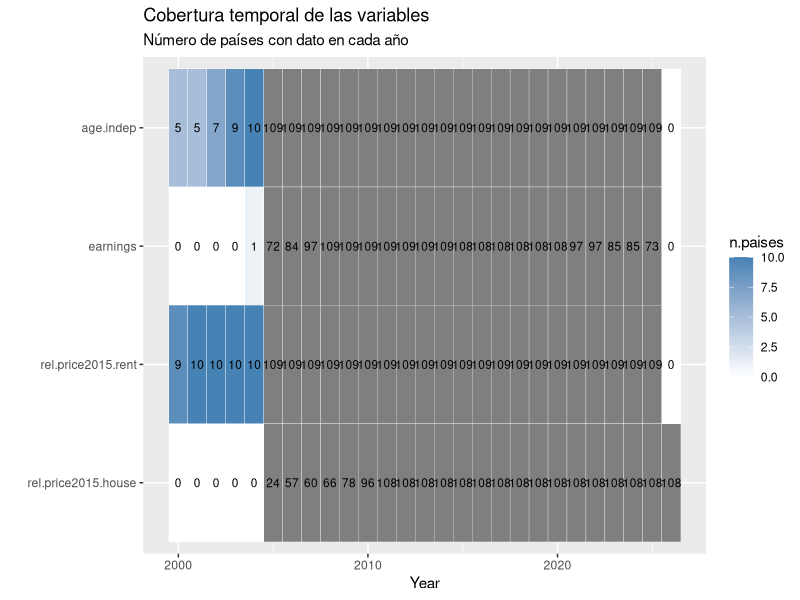
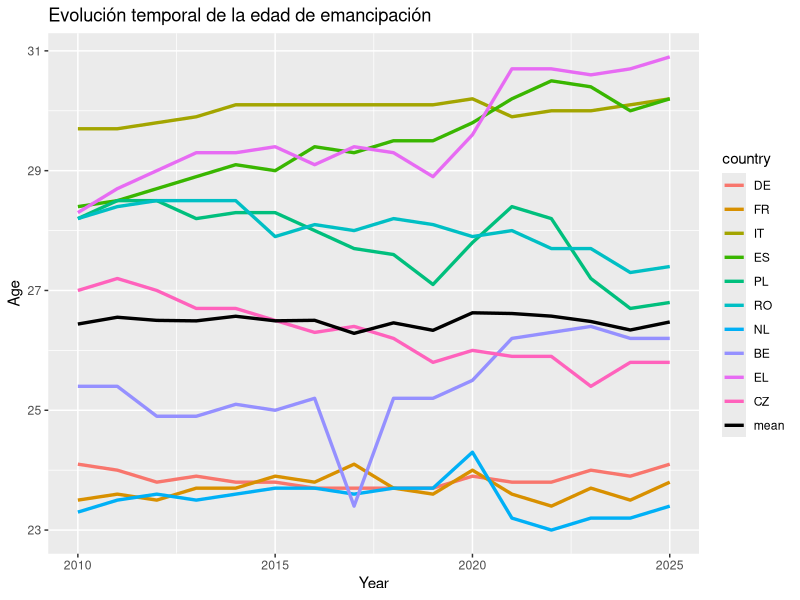
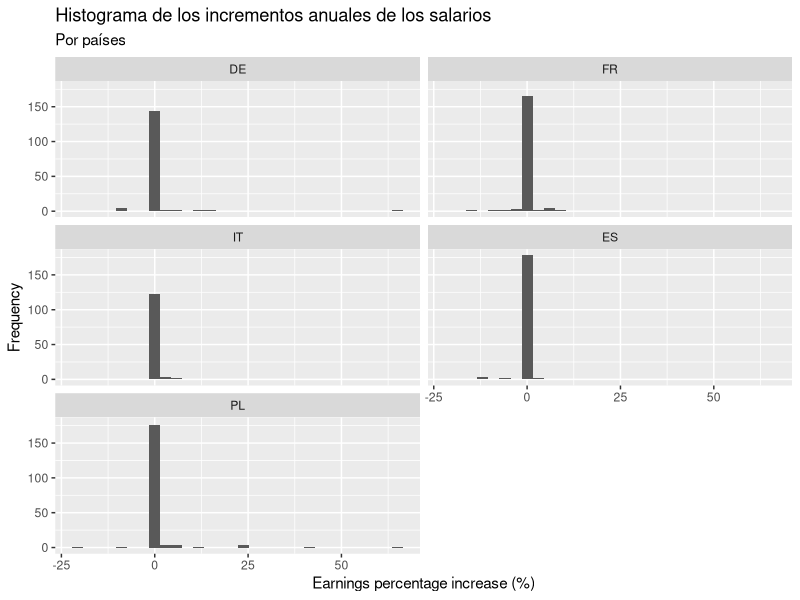
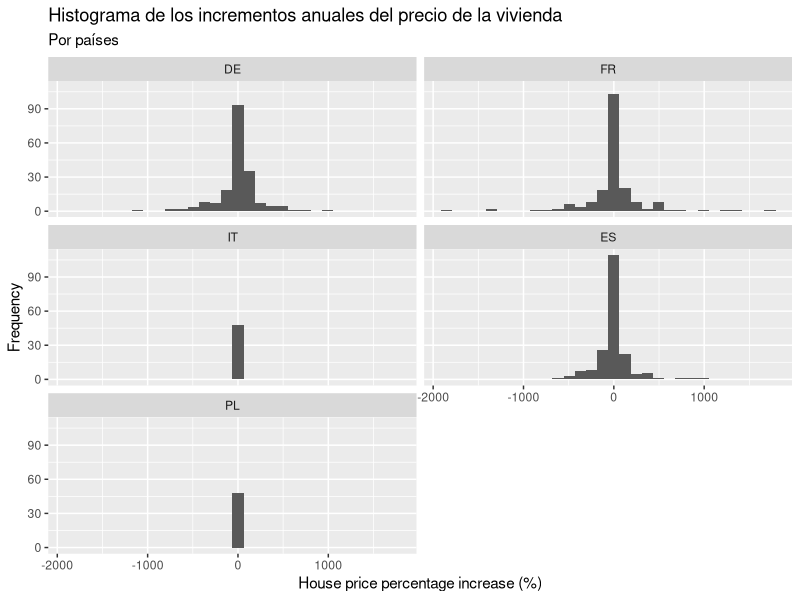
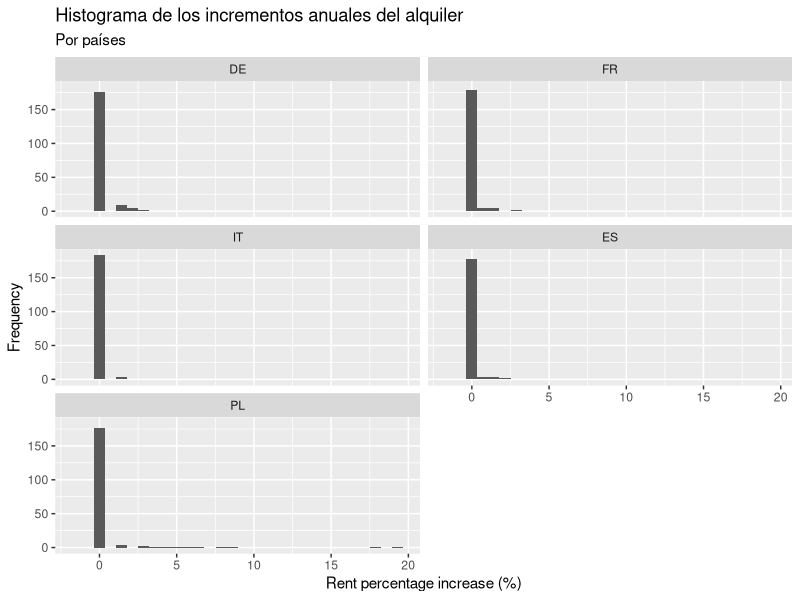
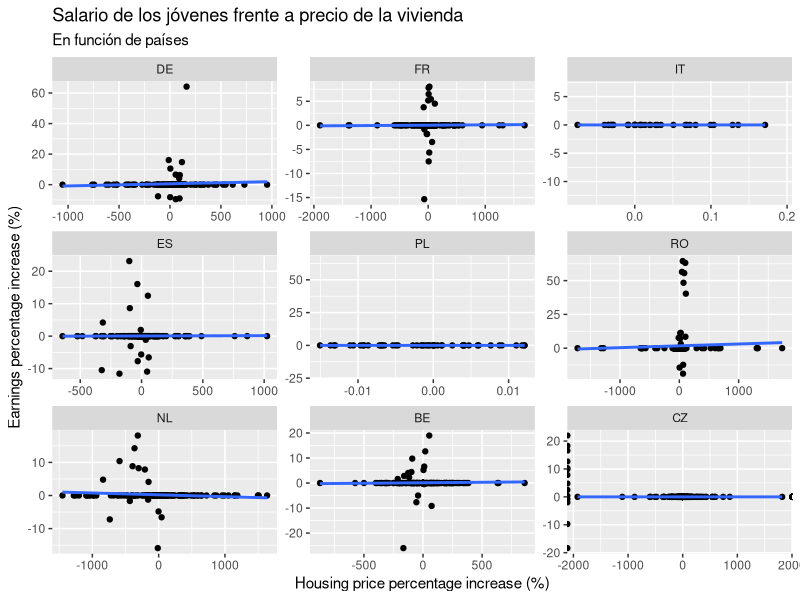
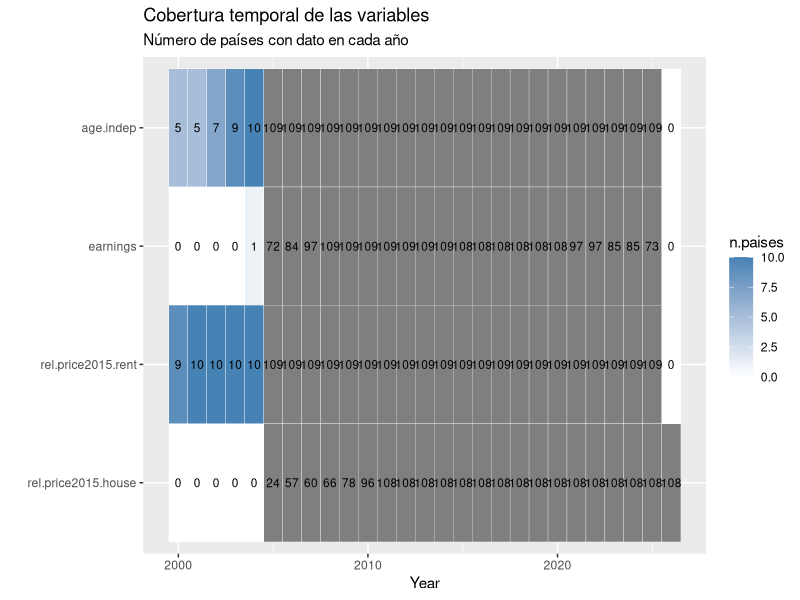
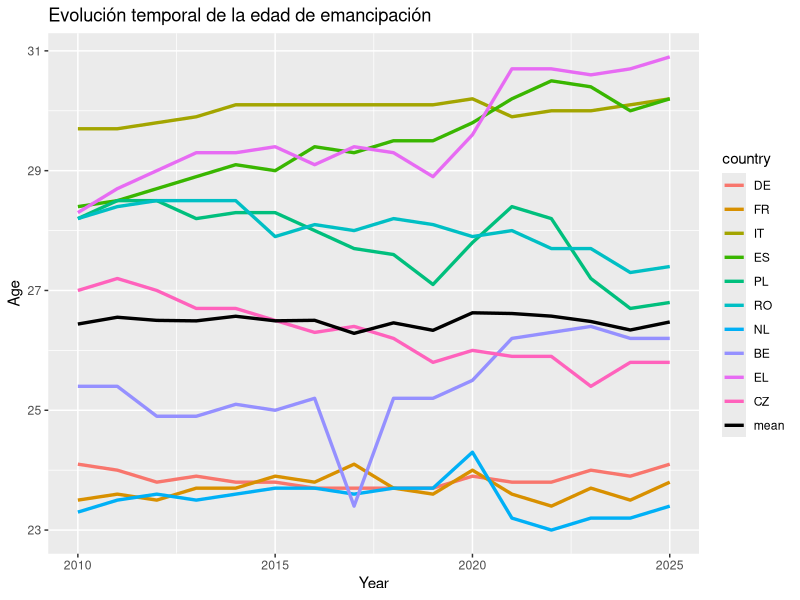

The R script that drew these images, in order: (Note: this script raises an error after producing the figures.)
## ---- chunk 1
library(readr)
library(stringr)
library(dplyr)
library(tidyr)
library(magrittr)
library(lubridate)
library(ggplot2)
library(GGally)
## ---- chunk 2
# Cargamos el dataframe
poblacion <- read_tsv('data/poblacion_paises.tsv')

# Limpiamos los nombres de la variable country para obtener los nombres de los paises
colnames(poblacion)[1] <- 'country'
poblacion %<>% mutate(country = sub("^.*,", "", country)) %>% mutate(across(-1, ~ as.numeric(gsub('[^0-9.]', '', .x))))

# Calculamos la media poblacional de cada pais desde el 2000 hasta hoy
poblacion %<>% transmute(country, population = rowMeans(select(., -country), na.rm = TRUE))

# Ordenamos los paises de mayor a menor poblacion
# Eliminamos algunos que no pertenecen politicamente a Europa
poblacion %<>% arrange(desc(population)) %>% filter(!(country %in% c('RU', 'UA', 'DE_TOT', 'TR', 'FX', 'BY', 'AZ', 'UK')))

# Nos quedamos con los nombres de los 10 primeros
mas.poblacion10 <- poblacion$country[1:10]

# Nos quedamos con los nombres de los 5 primeros
mas.poblacion5 <- poblacion$country[1:5]
## ---- chunk 3
# Cargamos el dataframe
indep.resid <- read_tsv('data/edad_independencia_residencial.tsv')

# La primera columna viene con los valores de sex y country, por lo que hay que separarlos
colnames(indep.resid)[1] <- 'sex.country'
indep.resid %<>% mutate(sex.country = sub("^.*,([^,]*,[^,]*)$", "\\1", sex.country)) %>% separate(sex.country, into = c('sex', 'country'), sep = ',') %>% mutate(sex = factor(sex))

# Aqui pasamos los valores de edad de emancipacion en funcion de año a formato tidy
# Filtramos para quedarnos con sex = 'T', el total, ya que no nos interesa la diferenciacion por sexos
# Nos quedamos con los 10 paises mas poblados
indep.resid %<>% mutate(across(c(-1, -2), ~ as.numeric(gsub('[^0-9.]', '', .x)))) %>% pivot_longer(cols = c(-1, -2), names_to = 'year', values_to = 'age.indep') %>% mutate(year = as.numeric(year)) %>% filter(sex == 'T' & country %in% mas.poblacion10) %>% select(-sex) %>% mutate(country = factor(country, levels = mas.poblacion10, labels = mas.poblacion10))
## ---- chunk 4
precio.vivienda <- read_tsv('data/precio_vivienda.tsv')

colnames(precio.vivienda)[1] <- 'country'
precio.vivienda %<>% mutate(country = sub(".*,", "", country))

precio.vivienda %<>% mutate(across(-1, ~ as.numeric(gsub('[^0-9.]', '', .x)))) %>% pivot_longer(cols = -1, names_to = 'year.quadri', values_to = 'rel.price2015.house')

# Como el indice viene por cuatrimestres, nos quedamos con 1 solo valor, el correspondiente al cuatrimestre 1
precio.vivienda %<>% separate(year.quadri, into = c('year', 'quadri'), sep = '-') %>% mutate(quadri = factor(quadri, ordered=TRUE)) %>% mutate(year = as.numeric(year)) %>% filter(country %in% mas.poblacion10 & quadri == 'Q1') %>% select(-quadri) %>% mutate(country = factor(country, levels = mas.poblacion10, labels = mas.poblacion10))
## ---- chunk 5
precio.alquiler <- read_tsv('data/precio_alquiler.tsv')

colnames(precio.alquiler)[1] <- 'country'
precio.alquiler %<>% mutate(country = sub(".*,", "", country))

precio.alquiler %<>% mutate(across(-1, ~ as.numeric(gsub('[^0-9.]', '', .x)))) %>% pivot_longer(cols = -1, names_to = 'year', values_to = 'rel.price2015.rent') %>% mutate(year = as.numeric(year)) %>% filter(country %in% mas.poblacion10) %>% mutate(country = factor(country, levels = mas.poblacion10, labels = mas.poblacion10))
## ---- chunk 6
salarios2 <- read_tsv('data/salarios2.tsv')

# Este dataframe ha sido obtenido de otra fuente
# Por eso los nombres de los paises vienen en otro formato y hay que hacer el filtrado manualmente otra vez 
salarios2 %<>% transmute(country = ref_area.label, year = time, earnings = 0.9*obs_value, source = factor(source.label))
names.country <- c('Germany', 'France', 'Italy', 'Spain', 'Poland', 'Romania', 'Netherlands', 'Belgium', 'Greece', 'Czechia')
names.country %in% salarios2$country
salarios2 %<>% filter(country %in% names.country) %>% mutate(country = factor(country, levels = names.country, labels = mas.poblacion10))

# En algunos paises se ha cambiado el metodo de cuantificar los salarios, por lo que hay saltos muy grandes de un año a otro
# Identificamos los paises en los que ha pasado esto
major.source <- salarios2 %>% count(country, source) %>% group_by(country) %>% arrange(desc(n)) %>% slice(1) %>% mutate(major.source = source) %>% select(c(-source, -n))

# Para no estropear la tendencia temporal, nos quedamos con los datos correspondientes a 1 solo metodo, del que mas observaciones haya
salarios2 %<>% full_join(major.source) %>% mutate(earnings = ifelse(source == major.source, earnings, NA)) %>% select(c(-major.source, -source))
## ---- chunk 7
# Juntamos todas las variables en un dataframe por paises y años
jovenes.df <- indep.resid %>% full_join(salarios2) %>% full_join(precio.alquiler) %>% full_join(precio.vivienda) 
## ---- chunk 8
dim(jovenes.df)
# Numero de registros y de variables

vars.num <- setdiff(colnames(jovenes.df)[sapply(jovenes.df, is.numeric)], 'year')
vars.num
# Variables cuantitativas continuas. 'country' es cualitativa nominal y 'year' es cuantitativa discreta (indice temporal)

por.var <- function(f) unname(sapply(jovenes.df[vars.num], f))
# Aplica una funcion a cada variable numerica y devuelve un vector sin nombres

## ---- chunk 9
cobertura <- jovenes.df %>% group_by(year) %>% summarise(across(all_of(vars.num), ~ sum(!is.na(.x)))) %>% pivot_longer(-year, names_to = 'variable', values_to = 'n.paises') %>% mutate(variable = factor(variable, levels = rev(vars.num)))

ggplot(cobertura, aes(x = year, y = variable, fill = n.paises)) + geom_tile(color = 'white') + geom_text(aes(label = n.paises), size = 3) + scale_fill_gradient(low = 'white', high = 'steelblue', limits = c(0, length(unique(jovenes.df$country)))) + labs(title = 'Cobertura temporal de las variables', subtitle = 'Número de países con dato en cada año') + xlab('Year') + ylab('')
ggsave('results/univ_cobertura.pdf', width = 14, height = 10, dpi = 300)
## ---- chunk 10
# Limitamos el estudio desde el 2010 hasta el 2025
jovenes.df %<>% filter(year >= 2010 & year <= 2025)

# Obtenemos el primer año en el que comienzan las medidas de salarios y precios
# Tomamos este año como valor de referencia para poder compararlos luego mas facilmente
year.start <- jovenes.df %>% group_by(country) %>% arrange(year) %>% select(c(country, year, rel.price2015.rent, rel.price2015.house, earnings)) %>%  filter(if_all(everything(), ~ !is.na(.x))) %>% slice(1) %>% ungroup() %>% transmute(country, year.start = year)

jovenes.df <- full_join(jovenes.df, year.start)

# Ahora tomamos, para cada variable, un valor de 100 en el año de referencia, asi las podremos comparar mejor graficamente
jovenes.df %<>% group_by(country) %>% mutate(earnings = earnings/earnings[year == unique(year.start)]*100, price.rent = rel.price2015.rent/rel.price2015.rent[year == unique(year.start)]*100, price.house = rel.price2015.house/rel.price2015.house[year == unique(year.start)]*100) %>% select(c(-year.start, -rel.price2015.rent, -rel.price2015.house)) %>% ungroup()

# Calculamos los salarios en proporcion al precio de la vivienda y a los alquileres, respectivamente
jovenes.df %<>% mutate(earn.prop.house = earnings/price.house*100, earn.prop.rent = earnings/price.rent*100)

# Calculamos el aumento porcentual de los salarios, alquileres y precio de la vivienda para cada año
jovenes.df %<>%
  group_by(country) %>%
  arrange(year, .by_group = TRUE) %>%
  mutate(
    age.diff = age.indep - lag(age.indep),
    earn.diff = earnings - lag(earnings),
    house.diff = price.house - lag(price.house),
    rent.diff = price.rent - lag(price.rent)
  ) %>%
  ungroup()
## ---- chunk 11
# Calculamos ahora cuales son las variables cuantitativas continuas tras las transformaciones
vars.num <- setdiff(colnames(jovenes.df)[sapply(jovenes.df, is.numeric)], 'year')
vars.num
## ---- chunk 12
sumario.jovenes <- data.frame(variable = colnames(jovenes.df))
sumario.jovenes$type <- sapply(jovenes.df, function(x) class(x)[1])
sumario.jovenes$levels <- sapply(jovenes.df, function(x) length(unique(x)))
sumario.jovenes$topLevel <- sapply(jovenes.df, function(x) names(which.max(table(x))))
sumario.jovenes$topCount <- sapply(jovenes.df, function(x) max(table(x)))
sumario.jovenes$topFrac <- sumario.jovenes$topCount / nrow(jovenes.df)
sumario.jovenes$missFreq <- sapply(jovenes.df, function(x) sum(is.na(x)))
sumario.jovenes$missFrac <- sumario.jovenes$missFreq / nrow(jovenes.df)

sumario.jovenes
## ---- chunk 13
cobertura.var <- data.frame(variable = vars.num)
cobertura.var$year.min <- unname(sapply(vars.num, function(v) min(jovenes.df$year[!is.na(jovenes.df[[v]])])))
cobertura.var$year.max <- unname(sapply(vars.num, function(v) max(jovenes.df$year[!is.na(jovenes.df[[v]])])))
cobertura.var$n.obs <- unname(sapply(vars.num, function(v) sum(!is.na(jovenes.df[[v]]))))
cobertura.var$n.paises <- unname(sapply(vars.num, function(v) length(unique(jovenes.df$country[!is.na(jovenes.df[[v]])]))))
cobertura.var
## ---- chunk 14
mystats <- function(x, na.omit = TRUE) {
  if (na.omit) x <- x[!is.na(x)]
  m <- mean(x)
  n <- length(x)
  s <- sd(x)
  skew <- sum((x - m)^3 / s^3) / n
  kurt <- sum((x - m)^4 / s^4) / n - 3
  return(c(n = n, mean = m, trimmed = mean(x, trim = 0.1), median = median(x), min = min(x), q1 = quantile(x, 0.25, names = FALSE), q3 = quantile(x, 0.75, names = FALSE), max = max(x), stdev = s, var = var(x), mad = mad(x), IQR = IQR(x), skew = skew, kurtosis = kurt))
}
# Funcion del Tema 6 (asimetria y curtosis en exceso), ampliada con media recortada (10%), cuartiles, rango intercuartilico y MAD

estad <- sapply(jovenes.df[vars.num], mystats)

t(round(estad[c('n', 'mean', 'trimmed', 'median', 'min', 'q1', 'q3', 'max'), ], 2))
# Tendencia central y posicion

t(round(estad[c('stdev', 'var', 'mad', 'IQR', 'skew', 'kurtosis'), ], 2))
# Dispersion y forma (skew > 0: cola larga a la derecha; kurtosis > 0: colas mas pesadas que la normal)
## ---- chunk 15
age.mean <- jovenes.df %>% group_by(year) %>% summarise(age.mean = mean(age.indep, na.rm = TRUE), .groups = "drop")
ggplot() + geom_line(data = jovenes.df, mapping = aes(x = year, y = age.indep, color = country), linewidth = 1.15, na.rm = TRUE) + geom_line(data = age.mean, mapping = aes(x = year, y = age.mean, color = 'mean'), linewidth = 1.15, na.rm = TRUE) +
  scale_color_manual(values = c(setNames(scales::hue_pal()(length(unique(jovenes.df$country))), unique(jovenes.df$country)), "mean" = "black")) +
  labs(title = 'Evolución temporal de la edad de emancipación') + xlab('Year') + ylab('Age')
ggsave('results/edad_emancipacion.pdf', width = 14, height = 10, dpi = 300)
## ---- chunk 16
media.edad <- jovenes.df %>% group_by(country) %>% summarise(n.years = n(), media = round(mean(age.indep, na.rm = TRUE),2), media.pct = round(mean(age.diff, na.rm = TRUE),2), total.dif = age.indep[length(age.indep)]-age.indep[1], .groups = 'drop') %>% as.data.frame()
media.edad
# Media anual de cada pais de la edad de emancipación
## ---- chunk 17
paises.excluir <- character(0)
# Paises que se quieran dejar fuera del estudio (por ejemplo, uno con una serie muy corta que acorte la ventana comun). Grecia ya queda fuera porque no tiene serie de vivienda

aumentos <- jovenes.df %>% filter(!country %in% paises.excluir) %>% select(country, year, earnings, price.rent, price.house, earn.pct = earn.diff, rent.pct = rent.diff, house.pct = house.diff)
# Aumento porcentual: la propia .diff (variacion anual del indice, que vale 100 en el año base)

vars.pct <- c('house.pct', 'rent.pct', 'earn.pct')
# Variables del estudio: aumento porcentual de la vivienda, del alquiler y de los salarios

rango.paises <- aumentos %>% filter(!is.na(earnings) & !is.na(price.rent) & !is.na(price.house)) %>% group_by(country) %>% summarise(primero = min(year), ultimo = max(year), .groups = 'drop') %>% as.data.frame()
# Primer y ultimo año con las tres series disponibles en cada pais

year.ini <- max(rango.paises$primero)
year.fin <- min(rango.paises$ultimo)
c(year.ini = year.ini, year.fin = year.fin)
# Ventana comun: desde el ultimo de los primeros años hasta el primero de los ultimos

aum.comun <- aumentos %>% filter(year > year.ini & year <= year.fin) %>% filter(if_all(all_of(vars.pct), ~ !is.na(.x)))
# Variaciones anuales dentro de la ventana comun (la primera es la de year.ini + 1) y sin datos ausentes

aum.comun %>% count(country) %>% as.data.frame()
## ---- chunk 18
jovenes.df %>% filter(country %in% mas.poblacion5) %>% ggplot(aes(x=earn.diff)) +  geom_histogram(bins = 30, na.rm = TRUE) + facet_wrap(~country, nrow = 3)+ xlab('Earnings percentage increase (%)') + ylab('Frequency') + labs(title = 'Histograma de los incrementos anuales de los salarios', subtitle = 'Por países')
## ---- chunk 19
jovenes.df %>% filter(country %in% mas.poblacion5) %>% ggplot(aes(x=house.diff)) +  geom_histogram(bins = 30, na.rm = TRUE) + facet_wrap(~country, nrow = 3)+ xlab('House price percentage increase (%)') + ylab('Frequency') + labs(title = 'Histograma de los incrementos anuales del precio de la vivienda', subtitle = 'Por países')
## ---- chunk 20
jovenes.df %>% filter(country %in% mas.poblacion5) %>% ggplot(aes(x=rent.diff)) +  geom_histogram(bins = 30, na.rm = TRUE) + facet_wrap(~country, nrow = 3)+ xlab('Rent percentage increase (%)') + ylab('Frequency') + labs(title = 'Histograma de los incrementos anuales del alquiler', subtitle = 'Por países')
## ---- chunk 21
medias.pais <- aum.comun %>% group_by(country) %>% summarise(n.years = n(), across(all_of(vars.pct), mean), .groups = 'drop') %>% mutate(earn.menos.house = earn.pct - house.pct, earn.menos.rent = earn.pct - rent.pct) %>% as.data.frame()
medias.pais %>% mutate(across(-c(country, n.years), ~ round(.x, 2)))
# Media anual de cada pais en la ventana comun y diferencias entre variables
## ---- chunk 22
pares <- list(c('earn.pct', 'house.pct'), c('earn.pct', 'rent.pct'))

data.frame(par = sapply(pares, paste, collapse = ' vs '), paises.mayor = sapply(pares, function(p) sum(medias.pais[[p[1]]] > medias.pais[[p[2]]])), n.paises = nrow(medias.pais))
# paises.mayor: numero de paises en los que la media de la primera variable es mayor que la de la segunda
## ---- chunk 23
jovenes.df %>% filter(country != 'EL') %>% ggplot(aes(x = house.diff, y = earn.diff)) + geom_point(na.rm = TRUE) + 
   geom_smooth(method = "lm", se = FALSE, na.rm = TRUE) + facet_wrap(.~country, nrow = 4, scales = 'free') + ylab('Earnings percentage increase (%)') + xlab('Housing price percentage increase (%)') + labs(title = 'Salario de los jóvenes frente a precio de la vivienda', subtitle = 'En función de países')
## ---- chunk 24
jovenes.df %>% filter(country != 'EL') %>% group_by(country) %>% summarise(cor.pearson = cor(earn.diff, house.diff, method = 'pearson', use = 'complete.obs'), cor.spearman = cor(earn.diff, house.diff, method = 'spearman', use = 'complete.obs'))
## ---- chunk 25
jovenes.df %>% filter(country != 'EL') %>% group_by(country) %>% summarise(slope = lm(earn.diff ~ house.diff)[[1]][2])
## ---- chunk 26
jovenes.df %>% filter(country != 'EL') %>% ggplot(aes(x = rent.diff, y = earn.diff)) + geom_point(na.rm = TRUE) + 
  geom_smooth(method = "lm", se = FALSE, na.rm = TRUE) + facet_wrap(.~country, nrow = 4, scales = 'free') + ylab('Earnings percentage increase (%)') + xlab('Rent percentage increase (%)') + labs(title = 'Salario de los jóvenes frente a precio del alquiler', subtitle = 'En función de países')
## ---- chunk 27
jovenes.df %>% filter(country != 'EL') %>% group_by(country) %>% summarise(cor.pearson = cor(earn.diff, rent.diff, method = 'pearson', use = 'complete.obs'), cor.spearman = cor(earn.diff, rent.diff, method = 'spearman', use = 'complete.obs'))
## ---- chunk 28
jovenes.df %>% filter(country != 'EL') %>% group_by(country) %>% summarise(slope = lm(earn.diff ~ rent.diff)[[1]][2])
## ---- chunk 29
ggplot(data = filter(jovenes.df, country != 'EL', year >= 2005 & year <= 2025)) + 
  geom_line(aes(x = year, y = earnings, color = 'earnings'), linewidth = 1, na.rm = TRUE) + 
  geom_line(aes(x = year, y = price.house, color = 'house buying'), linewidth = 1, linetype = 2, na.rm = TRUE) + 
  geom_line(aes(x = year, y = price.rent, color = 'rent'), linewidth = 1, linetype = 3, na.rm = TRUE) + facet_wrap(.~country, nrow = 4, scales = 'free_y') + labs(title = 'Evolución porcentual del salario de los jóvenes, precio de la vivienda y precio del alquiler', subtitle = 'En función de países') + xlab('Year') + ylab('Percentage increase (%)')
ggsave('results/viviendas_salarios.pdf', width = 14, height = 10, dpi = 300)
## ---- chunk 30
ggplot(data = filter(jovenes.df, country != 'EL', year >= 2005 & year <= 2025)) + 
  geom_line(aes(x = year, y = earn.prop.house, color = 'by house prices'), linewidth = 1, na.rm = TRUE) + 
  geom_line(aes(x = year, y = earn.prop.rent, color = 'by rent'), linewidth = 1, na.rm = TRUE) + facet_wrap(.~country, nrow = 4, scales = 'free_y') + labs(title = 'Evolución del salario real en proporción al precio de la vivienda y del alquiler', subtitle = 'En función de países') + xlab('Year') + ylab('Percentage increase (%)')
ggsave('results/proporcion_salario.pdf', width = 14, height = 10, dpi = 300)
## ---- chunk 31
medias.long <- medias.pais %>% pivot_longer(all_of(vars.pct), names_to = 'variable', values_to = 'media') %>% mutate(country = factor(country, levels = as.character(medias.pais$country[order(medias.pais$house.pct)])), variable = factor(variable, levels = vars.pct))

ggplot(medias.long, aes(x = country, y = media, color = variable, shape = variable)) + geom_point(size = 3) + geom_hline(yintercept = 0, linetype = 2) + labs(title = 'Media del aumento anual por país', subtitle = paste0('Ventana común ', year.ini, '-', year.fin, '; países ordenados por el aumento de la vivienda')) + xlab('Country') + ylab('Mean annual increase (%)')
ggsave('results/univ_aumentos_medias.pdf', width = 14, height = 10, dpi = 300)
